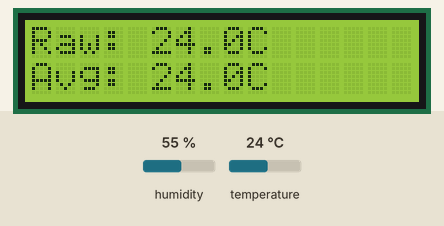
A sketch run on a simulated ESP32. Shown: 16×2 character LCD. The test bench sets the inputs (shaded band); at power-on: temperature 24 °C, humidity 55 %. What the sketch prints to the serial monitor is not drawn.

Above: at 1.2 s.
1.3 s: temperature set to 12 °C
At 2.34 s:
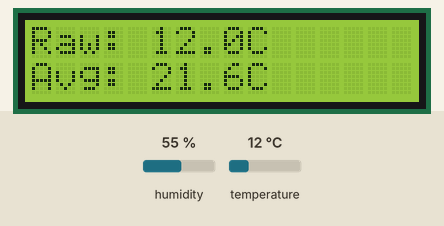
4.0 s: temperature set to 19 °C
At 4.35 s:
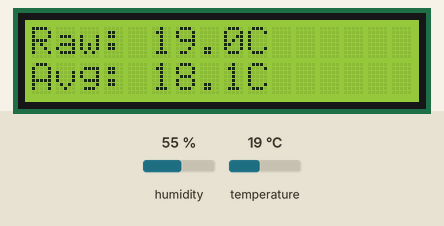
6.7 s: temperature set to 28 °C
At 14.0 s:
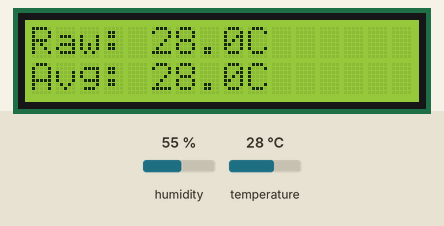
Timing chart, 0 to 15.5 s (numbered marks = the images above; inputs shaded):
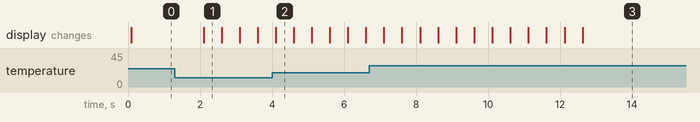

The sketch:

sketch.ino
```cpp
#include <Wire.h>
#include <LiquidCrystal_I2C.h>
#include <DHT.h>

#define DHTPIN 15
#define DHTTYPE DHT22

DHT dht(DHTPIN, DHTTYPE);
LiquidCrystal_I2C lcd(0x27, 16, 2); // 0x27 is the default I2C address

// Create a FreeRTOS Queue to pass data safely between tasks
QueueHandle_t tempQueue;

// TASK 1: Read the sensor every 500ms
void TaskReadSensor(void *pvParameters) {
  for(;;) {
    float temp = dht.readTemperature(); // Read temperature in Celsius

    if (!isnan(temp)) {
      // Send the reading to the queue
      xQueueSend(tempQueue, &temp, portMAX_DELAY);
    }

    // Non-blocking FreeRTOS delay for 500ms
    vTaskDelay(pdMS_TO_TICKS(500));
  }
}

// TASK 2: Process the data and output to LCD/UART
void TaskProcessAndDisplay(void *pvParameters) {
  float temp;
  float sum = 0;
  float readings[10] = {0}; // Circular buffer for moving average filter
  int count = 0;
  int index = 0;

  for(;;) {
    // Wait until data is received from the queue
    if (xQueueReceive(tempQueue, &temp, portMAX_DELAY) == pdPASS) {

      // Algorithm: Basic Statistical Analysis (Moving Average Filter)
      sum = sum - readings[index];
      readings[index] = temp;
      sum = sum + temp;
      index = (index + 1) % 10;
      if (count < 10) count++;
      float avgTemp = sum / count;

      // UART Output (Serial Monitor)
      Serial.print("Raw Temp: ");
      Serial.print(temp);
      Serial.print(" C | Filtered Avg: ");
      Serial.println(avgTemp);

      // I2C Output (LCD Screen)
      lcd.setCursor(0, 0);
      lcd.print("Raw: ");
      lcd.print(temp, 1);
      lcd.print("C  ");

      lcd.setCursor(0, 1);
      lcd.print("Avg: ");
      lcd.print(avgTemp, 1);
      lcd.print("C  ");
    }
  }
}

void setup() {
  Serial.begin(115200); // Initialize UART
  dht.begin();          // Initialize DHT22
  lcd.init();           // Initialize I2C LCD
  lcd.backlight();

  // Initialize the Queue to hold up to 10 float values
  tempQueue = xQueueCreate(10, sizeof(float));

  // Initialize FreeRTOS Tasks
  xTaskCreate(TaskReadSensor, "ReadSensor", 2048, NULL, 1, NULL);
  xTaskCreate(TaskProcessAndDisplay, "ProcessDisplay", 2048, NULL, 1, NULL);
}

void loop() {
  // Empty. FreeRTOS scheduler handles all execution via tasks.
}
```

Measured:
- after the input at 1.3 s, the display: changes after 0.80 s (image 1)
- what the display in image 1 shows lasts 0.5 s, from 2.1 s to 2.6 s
